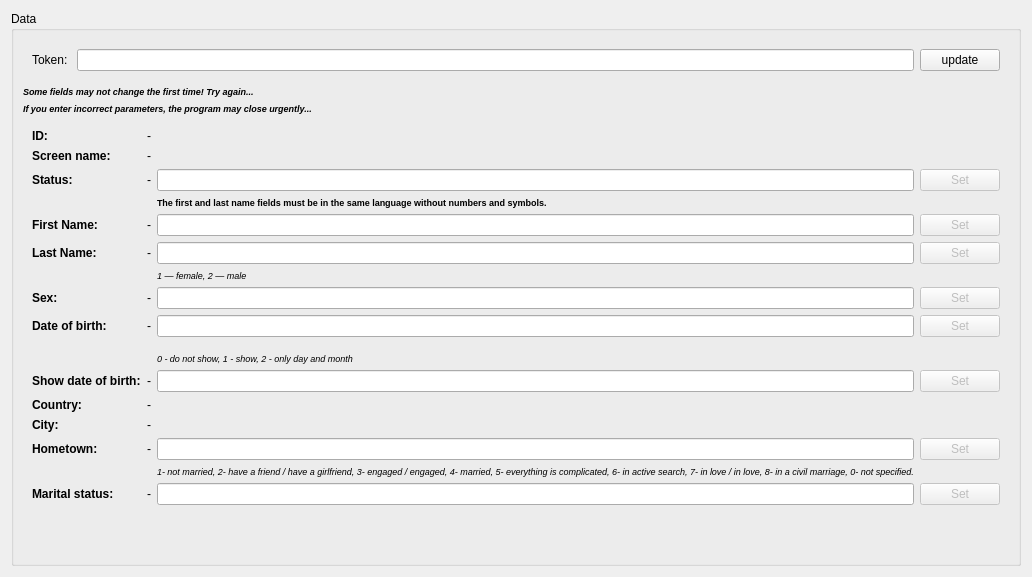
      <widget class="QWidget" name="tab_3">
       <attribute name="title">
        <string>Settings Profile</string>
       </attribute>
       <layout class="QHBoxLayout" name="horizontalLayout_5">
        <item>
         <widget class="QGroupBox" name="groupBox_11">
          <property name="title">
           <string>Data</string>
          </property>
          <layout class="QVBoxLayout" name="verticalLayout_12">
           <item>
            <widget class="QWidget" name="widget_9" native="true">
             <layout class="QHBoxLayout" name="horizontalLayout_12">
              <item>
               <widget class="QLabel" name="label_15">
                <property name="text">
                 <string>Token: </string>
                </property>
               </widget>
              </item>
              <item>
               <widget class="QLineEdit" name="lineEdit_13"/>
              </item>
              <item>
               <widget class="QPushButton" name="pushButton_20">
                <property name="text">
                 <string>update</string>
                </property>
               </widget>
              </item>
             </layout>
            </widget>
           </item>
           <item>
            <widget class="QLabel" name="label_40">
             <property name="font">
              <font>
               <pointsize>7</pointsize>
               <weight>75</weight>
               <italic>true</italic>
               <bold>true</bold>
              </font>
             </property>
             <property name="text">
              <string>Some fields may not change the first time! Try again...</string>
             </property>
            </widget>
           </item>
           <item>
            <widget class="QLabel" name="label_41">
             <property name="font">
              <font>
               <pointsize>7</pointsize>
               <weight>75</weight>
               <italic>true</italic>
               <bold>true</bold>
              </font>
             </property>
             <property name="text">
              <string>If you enter incorrect parameters, the program may close urgently...</string>
             </property>
            </widget>
           </item>
           <item>
            <widget class="QWidget" name="widget_8" native="true">
             <layout class="QGridLayout" name="gridLayout">
              <item row="6" column="3">
               <widget class="QLabel" name="label_38">
                <property name="font">
                 <font>
                  <pointsize>7</pointsize>
                  <weight>50</weight>
                  <italic>true</italic>
                  <bold>false</bold>
                 </font>
                </property>
                <property name="text">
                 <string>1 — female, 2 — male</string>
                </property>
               </widget>
              </item>
              <item row="7" column="3">
               <widget class="QLineEdit" name="lineEdit_21"/>
              </item>
              <item row="12" column="0">
               <widget class="QLabel" name="label_29">
                <property name="font">
                 <font>
                  <weight>75</weight>
                  <bold>true</bold>
                 </font>
                </property>
                <property name="text">
                 <string>Country:</string>
                </property>
               </widget>
              </item>
              <item row="7" column="5">
               <widget class="QPushButton" name="pushButton_28">
                <property name="enabled">
                 <bool>false</bool>
                </property>
                <property name="text">
                 <string>Set</string>
                </property>
               </widget>
              </item>
              <item row="2" column="1">
               <widget class="QLabel" name="label_18">
                <property name="text">
                 <string>-</string>
                </property>
               </widget>
              </item>
              <item row="10" column="0">
               <widget class="QLabel" name="label_22">
                <property name="font">
                 <font>
                  <weight>75</weight>
                  <bold>true</bold>
                 </font>
                </property>
                <property name="text">
                 <string>Show date of birth:</string>
                </property>
               </widget>
              </item>
              <item row="8" column="5">
               <widget class="QPushButton" name="pushButton_22">
                <property name="enabled">
                 <bool>false</bool>
                </property>
                <property name="text">
                 <string>Set</string>
                </property>
               </widget>
              </item>
              <item row="4" column="1">
               <widget class="QLabel" name="label_19">
                <property name="text">
                 <string>-</string>
                </property>
               </widget>
              </item>
              <item row="0" column="1">
               <widget class="QLabel" name="label_16">
                <property name="text">
                 <string>-</string>
                </property>
               </widget>
              </item>
              <item row="10" column="3">
               <widget class="QLineEdit" name="lineEdit_16"/>
              </item>
              <item row="8" column="1">
               <widget class="QLabel" name="label_24">
                <property name="text">
                 <string>-</string>
                </property>
               </widget>
              </item>
              <item row="8" column="0">
               <widget class="QLabel" name="label_21">
                <property name="font">
                 <font>
                  <weight>75</weight>
                  <bold>true</bold>
                 </font>
                </property>
                <property name="text">
                 <string>Date of birth:</string>
                </property>
               </widget>
              </item>
              <item row="7" column="1">
               <widget class="QLabel" name="label_37">
                <property name="text">
                 <string>-</string>
                </property>
               </widget>
              </item>
              <item row="1" column="1">
               <widget class="QLabel" name="label_35">
                <property name="text">
                 <string>-</string>
                </property>
               </widget>
              </item>
              <item row="7" column="0">
               <widget class="QLabel" name="label_36">
                <property name="font">
                 <font>
                  <weight>75</weight>
                  <bold>true</bold>
                 </font>
                </property>
                <property name="text">
                 <string>Sex:</string>
                </property>
               </widget>
              </item>
              <item row="1" column="0">
               <widget class="QLabel" name="label_34">
                <property name="font">
                 <font>
                  <weight>75</weight>
                  <bold>true</bold>
                 </font>
                </property>
                <property name="text">
                 <string>Screen name:</string>
                </property>
               </widget>
              </item>
              <item row="16" column="3">
               <widget class="QLabel" name="label_33">
                <property name="font">
                 <font>
                  <pointsize>7</pointsize>
                  <italic>true</italic>
                 </font>
                </property>
                <property name="text">
                 <string>1- not married, 2- have a friend / have a girlfriend, 3- engaged / engaged, 4- married, 5- everything is complicated, 6- in active search, 7- in love / in love, 8- in a civil marriage, 0- not specified.</string>
                </property>
               </widget>
              </item>
              <item row="17" column="1">
               <widget class="QLabel" name="label_32">
                <property name="text">
                 <string>-</string>
                </property>
               </widget>
              </item>
              <item row="15" column="1">
               <widget class="QLabel" name="label_17">
                <property name="text">
                 <string>-</string>
                </property>
               </widget>
              </item>
              <item row="15" column="5">
               <widget class="QPushButton" name="pushButton_18">
                <property name="enabled">
                 <bool>false</bool>
                </property>
                <property name="text">
                 <string>Set</string>
                </property>
               </widget>
              </item>
              <item row="15" column="3">
               <widget class="QLineEdit" name="lineEdit_11"/>
              </item>
              <item row="17" column="3">
               <widget class="QLineEdit" name="lineEdit_19"/>
              </item>
              <item row="17" column="0">
               <widget class="QLabel" name="label_31">
                <property name="font">
                 <font>
                  <weight>75</weight>
                  <bold>true</bold>
                 </font>
                </property>
                <property name="text">
                 <string>Marital status:</string>
                </property>
               </widget>
              </item>
              <item row="2" column="5">
               <widget class="QPushButton" name="pushButton_17">
                <property name="enabled">
                 <bool>false</bool>
                </property>
                <property name="text">
                 <string>Set</string>
                </property>
               </widget>
              </item>
              <item row="2" column="0">
               <widget class="QLabel" name="label_12">
                <property name="font">
                 <font>
                  <weight>75</weight>
                  <bold>true</bold>
                 </font>
                </property>
                <property name="text">
                 <string>Status:</string>
                </property>
               </widget>
              </item>
              <item row="0" column="0">
               <widget class="QLabel" name="label_14">
                <property name="font">
                 <font>
                  <weight>75</weight>
                  <bold>true</bold>
                 </font>
                </property>
                <property name="text">
                 <string>ID:</string>
                </property>
               </widget>
              </item>
              <item row="10" column="5">
               <widget class="QPushButton" name="pushButton_23">
                <property name="enabled">
                 <bool>false</bool>
                </property>
                <property name="text">
                 <string>Set</string>
                </property>
               </widget>
              </item>
              <item row="5" column="0">
               <widget class="QLabel" name="label_20">
                <property name="font">
                 <font>
                  <weight>75</weight>
                  <bold>true</bold>
                 </font>
                </property>
                <property name="text">
                 <string>Last Name:</string>
                </property>
               </widget>
              </item>
              <item row="4" column="0">
               <widget class="QLabel" name="label_11">
                <property name="font">
                 <font>
                  <weight>75</weight>
                  <bold>true</bold>
                 </font>
                </property>
                <property name="text">
                 <string>First Name:</string>
                </property>
               </widget>
              </item>
              <item row="15" column="0">
               <widget class="QLabel" name="label_13">
                <property name="font">
                 <font>
                  <weight>75</weight>
                  <bold>true</bold>
                 </font>
                </property>
                <property name="text">
                 <string>Hometown:</string>
                </property>
               </widget>
              </item>
              <item row="5" column="3">
               <widget class="QLineEdit" name="lineEdit_14"/>
              </item>
              <item row="4" column="5">
               <widget class="QPushButton" name="pushButton_16">
                <property name="enabled">
                 <bool>false</bool>
                </property>
                <property name="text">
                 <string>Set</string>
                </property>
               </widget>
              </item>
              <item row="5" column="5">
               <widget class="QPushButton" name="pushButton_21">
                <property name="enabled">
                 <bool>false</bool>
                </property>
                <property name="text">
                 <string>Set</string>
                </property>
               </widget>
              </item>
              <item row="10" column="1">
               <widget class="QLabel" name="label_25">
                <property name="text">
                 <string>-</string>
                </property>
               </widget>
              </item>
              <item row="4" column="3">
               <widget class="QLineEdit" name="lineEdit_9"/>
              </item>
              <item row="2" column="3">
               <widget class="QLineEdit" name="lineEdit_10"/>
              </item>
              <item row="5" column="1">
               <widget class="QLabel" name="label_23">
                <property name="text">
                 <string>-</string>
                </property>
               </widget>
              </item>
              <item row="12" column="1">
               <widget class="QLabel" name="label_30">
                <property name="text">
                 <string>-</string>
                </property>
               </widget>
              </item>
              <item row="8" column="3">
               <widget class="QLineEdit" name="lineEdit_15"/>
              </item>
              <item row="17" column="5">
               <widget class="QPushButton" name="pushButton_26">
                <property name="enabled">
                 <bool>false</bool>
                </property>
                <property name="text">
                 <string>Set</string>
                </property>
               </widget>
              </item>
              <item row="13" column="0">
               <widget class="QLabel" name="label_27">
                <property name="font">
                 <font>
                  <weight>75</weight>
                  <bold>true</bold>
                 </font>
                </property>
                <property name="text">
                 <string>City:</string>
                </property>
               </widget>
              </item>
              <item row="13" column="1">
               <widget class="QLabel" name="label_28">
                <property name="text">
                 <string>-</string>
                </property>
               </widget>
              </item>
              <item row="9" column="3">
               <widget class="QLabel" name="label_26">
                <property name="font">
                 <font>
                  <pointsize>7</pointsize>
                  <italic>true</italic>
                 </font>
                </property>
                <property name="text">
                 <string>
0 - do not show, 1 - show, 2 - only day and month</string>
                </property>
               </widget>
              </item>
              <item row="3" column="3">
               <widget class="QLabel" name="label_39">
                <property name="font">
                 <font>
                  <pointsize>7</pointsize>
                  <weight>75</weight>
                  <bold>true</bold>
                 </font>
                </property>
                <property name="text">
                 <string>The first and last name fields must be in the same language without numbers and symbols.</string>
                </property>
               </widget>
              </item>
             </layout>
            </widget>
           </item>
           <item>
            <spacer name="verticalSpacer">
             <property name="orientation">
              <enum>Qt::Vertical</enum>
             </property>
             <property name="sizeHint" stdset="0">
              <size>
               <width>20</width>
               <height>40</height>
              </size>
             </property>
            </spacer>
           </item>
          </layout>
         </widget>
        </item>
       </layout>
      </widget>
